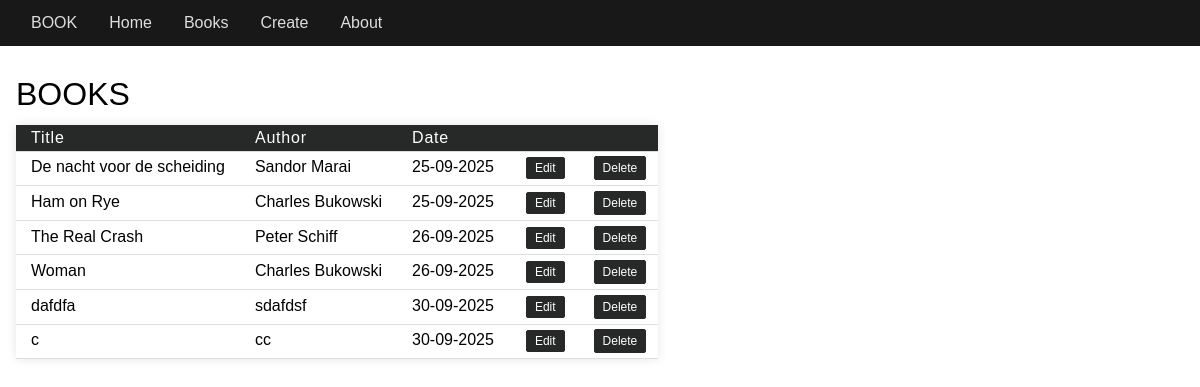
/books/, run on an earlier commit of the app's database.
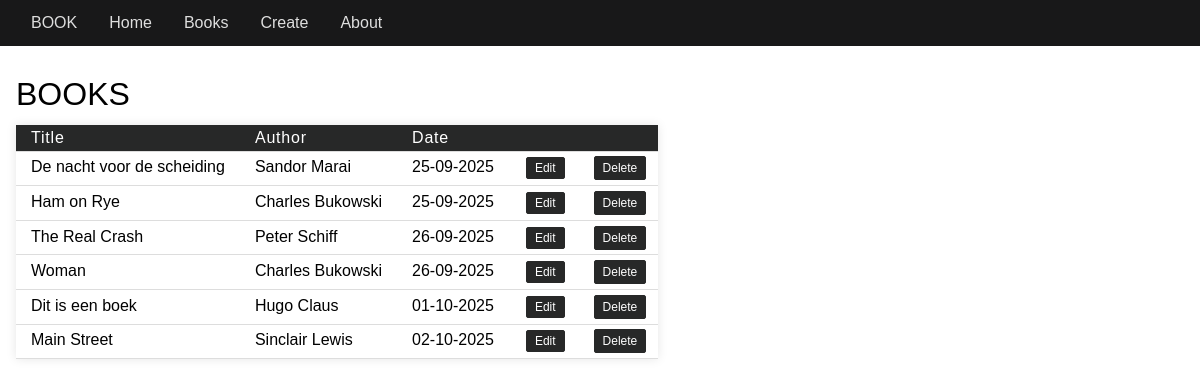
And on a later commit of the database.
### tables this page shows
CREATE TABLE books (id INTEGER PRIMARY KEY, title TEXT (100) NOT NULL, author TEXT (30) NOT NULL, date_published DATE NOT NULL, cover TEXT (50) NOT NULL DEFAULT "default.jpg");

### app/routes/books.py (the view)
@bp.route('/')
def books_list():
    book_model = BookModel()
    books = book_model.get_all_books()
    return render_template('books.html', books=books)

### app/models/book_models.py (called while the page is built)
    @db_connection
    def get_all_books(self, cursor):
        cursor.execute('SELECT * FROM books')
        return cursor.fetchall()

### app/models/database.py (called while the page is built)
def db_connection(func):
    def wrapper(self, *args, **kwargs):
        with DBConnection() as cursor:
            result = func(self, cursor, *args, **kwargs)
            return result
    return wrapper

    def __enter__(self):
        self.conn = sqlite3.connect('Instance/site2.db')
        self.conn.row_factory = sqlite3.Row
        self.cursor = self.conn.cursor()
        return self.cursor

    def __exit__(self, exc_type, exc_val, exc_tb):
        if self.cursor:
            self.cursor.close()
        if self.conn:
            if exc_type is None:
                self.conn.commit()
            self.conn.close()
        return False

### app/templates/books.html
{% extends "layout.html" %}
{% block content %}
<h1>BOOKS</h1>
<table>
  <thead>
    <tr>
      <th>Title</th>
      <th>Author</th>
      <th>Date</th>
      <th></th>
      <th></th>
    </tr>
  </thead>
  <tbody>
    {% for book in books %}
    <tr>
      <td>{{ book.title }}</td>
      <td>{{ book.author }}</td>
      <td>{{ book.date_published[:10] }}</td>
      <td><a href="{{ url_for('books.book_edit', book_id=book.id) }}" class="btn btn-edit">Edit</a></td>
      <td>
        <form action="{{ url_for('books.book_delete', book_id=book.id) }}" method="POST" style="display: inline;">
          <button type="submit" class="btn btn-delete"
          onclick="return confirm('🗑️ Are you sure you want to delete the book: \n\n{{ book.title }} - {{ book.author }}\n\nThis cannot be undone!')">Delete</button>
        </form>
      </td>
    </tr>
    {% endfor %}
  </tbody>
</table>
{% endblock content %}

### app/templates/layout.html (shortened to what this page needs)
<!DOCTYPE html>
<html>
<head>
	<link rel="stylesheet" type="text/css" href="{{ url_for('static', filename='main.css') }}">
</head>
<body>
	<header>
		<nav class="navbar">
			<ul class="navbar-list">
				<li class="navbar-item"><a href="/">BOOK</a></li>
				<li class="navbar-item"><a href="{{ url_for('home.home') }}">Home</a></li>
				<li class="navbar-item"><a href="{{ url_for('books.books_list') }}">Books</a></li>
				<li class="navbar-item"><a href="{{ url_for('books.book_create') }}">Create</a></li>
				<li class="navbar-item"><a href="{{ url_for('about.about') }}">About</a></li>
			</ul>
		</nav>
	</header>
	<main>
			<div>
				{% block content %}{% endblock %}
			</div>
	</main>
</body>
</html>

### app/static/main.css (style rules this page uses)
html, body, div, span, applet, object, iframe, h1, h2, h3, h4, h5, h6, p, blockquote, pre, a, abbr, acronym, address, big, cite, code, del, dfn, em, img, ins, kbd, q, s, samp, small, strike, strong, sub, sup, tt, var, b, u, i, center, dl, dt, dd, ol, ul, li, fieldset, form, label, legend, table, caption, tbody, tfoot, thead, tr, th, td, article, aside, canvas, details, embed, figure, figcaption, footer, header, hgroup, menu, nav, output, ruby, section, summary, time, mark, audio, video { margin: 0; padding: 0; border: 0; font-size: 100%; font: inherit; vertical-align: baseline; }
article, aside, details, figcaption, figure, footer, header, hgroup, menu, nav, section { display: block; }
body { line-height: 1; }
ol, ul { list-style: none; }
table { border-collapse: collapse; border-spacing: 0; }
body { font-family: Verdana, Geneva, Tahoma, sans-serif; }
.navbar { background-color: #181819; padding: 15px; }
.navbar-list { list-style: none; margin: 0; padding: 0; display: flex; }
.navbar-item a { padding: 13px 16px; text-decoration: none; color: #dedede; }
h1 { text-align: left; font-size: 2rem; margin-top: 2rem; padding-left: 1rem; }
table { margin-top: 15px; margin-left: 1rem; margin-right: 1rem; background: white; box-shadow: 0 0 10px rgba(0,0,0,0.1); }
th, td { padding: 0.3rem 15px; text-align: left; border-bottom: 1px solid #ddd; }
th { background-color: #272828; color: white; letter-spacing: 0.05em; }
.btn { padding: 4px 8px; text-decoration: none; border: none; border-radius: 2px; cursor: pointer; font-size: 12px; font-family: Verdana, Geneva, Tahoma, sans-serif; margin: 0 2px; display: inline-block; text-align: center; }
.btn-edit { background-color: #272828; color: white; border: 1px solid #272828; }
.btn-delete { background-color: #272828; color: white; border: 1px solid #272828; }
td:last-child { padding: 0.3rem 10px; }

What changed in the data, as far as the page shows it:
removed books: title "dafdfa", author "sdafdsf", date_published "30-09-2025"
removed books: title "c", author "cc", date_published "30-09-2025"
added books: title "Dit is een boek", author "Hugo Claus", date_published "01-10-2025"
added books: title "Main Street", author "Sinclair Lewis", date_published "02-10-2025"
